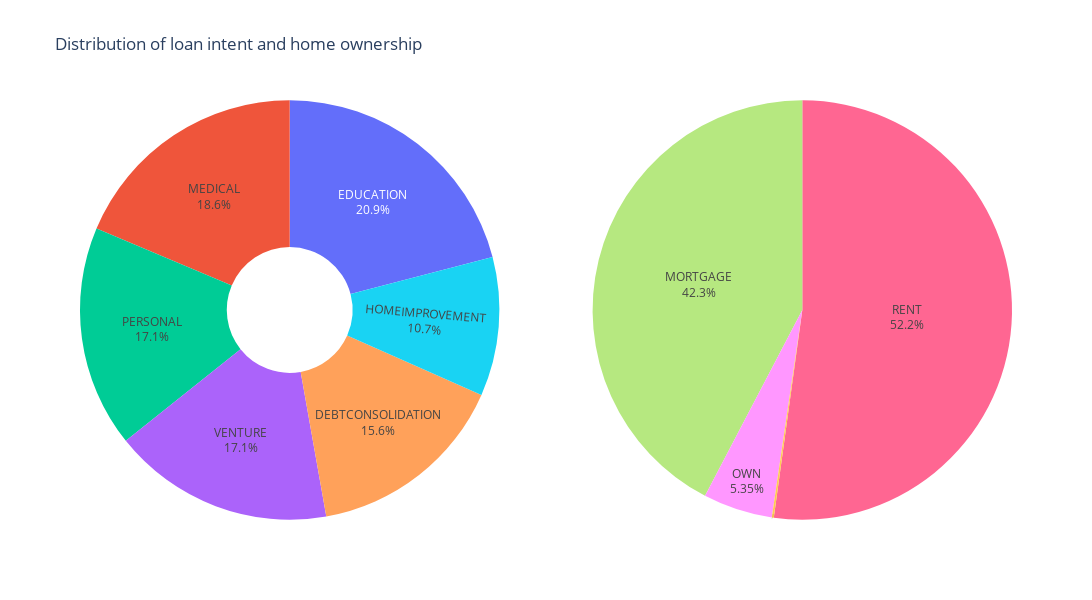

Notebook code for this chart:
### Markdown cell above
Findings:
- A lot of the previous findings can be seen reflected well in the stacked percentage bar chart
- Especially, the demographic of approval and denial among loan grade and person default on file

### Code cell
# Chart 1: Loan Intent
counts_loan_intent = df['loan_intent'].value_counts().reset_index()
counts_loan_intent.columns = ['loan_intent', 'count']

fig1 = px.pie(
    counts_loan_intent,
    names='loan_intent',
    values='count',
    title="Pie Chart of Loan Intent",
    hole=0.3,
    labels={'loan_intent': 'Loan Intent'},
)

fig1.update_traces(
    textposition='inside',
    textinfo='label+percent',
)

# Chart 2: Home Ownership
counts_home_ownership = df['person_home_ownership'].value_counts().reset_index()
counts_home_ownership.columns = ['person_home_ownership', 'count']

fig2 = px.pie(
    counts_home_ownership,
    names='person_home_ownership',
    values='count',
    title="Pie Chart of Home Ownership",
    labels={'person_home_ownership': 'Home Ownership'},
)

fig2.update_traces(
    textposition='inside',
    textinfo='label+percent',
    hovertemplate='<b>%{label}</b><br>Count: %{value}<br>Percentage: %{percent}</br>',
)

# Create a subplot grid with 1 row and 2 columns
fig = make_subplots(rows=1, cols=2, specs=[[{'type': 'pie'}, {'type': 'pie'}]])

# Add Chart 1 to the first column
fig.add_trace(fig1.data[0], row=1, col=1)

# Add Chart 2 to the second column
fig.add_trace(fig2.data[0], row=1, col=2)

# Update layout for the combined figure
fig.update_layout(
    title_text="Distribution of loan intent and home ownership",  # Overall title
    width=1200,  # Adjust width to fit both charts
    height=600,  # Adjust height
    showlegend=False,  # Hide legend
)

# Show the combined plot
fig.show()

### Figure 1 — Plotly figure (JSON) as saved in the notebook; plotly's stock layout.template omitted (floating-point values rounded to 4 significant figures)
{"data": [{"domain": {"x": [0, 0.45], "y": [0, 1]}, "hole": 0.3, "hovertemplate": "Loan Intent=%{label}<br>count=%{value}<extra></extra>", "labels": ["EDUCATION", "MEDICAL", "PERSONAL", "VENTURE", "DEBTCONSOLIDATION", "HOMEIMPROVEMENT"], "legendgroup": "", "name": "", "showlegend": true, "textinfo": "label+percent", "textposition": "inside", "type": "pie", "values": [12270, 10933, 10014, 10009, 9131, 6280]}, {"domain": {"x": [0.55, 1], "y": [0, 1]}, "hovertemplate": "<b>%{label}</b><br>Count: %{value}<br>Percentage: %{percent}</br>", "labels": ["RENT", "MORTGAGE", "OWN", "OTHER"], "legendgroup": "", "name": "", "showlegend": true, "textinfo": "label+percent", "textposition": "inside", "type": "pie", "values": [30592, 24818, 3138, 89]}], "layout": {"height": 600, "showlegend": false, "title": {"text": "Distribution of loan intent and home ownership"}, "width": 1200}}
